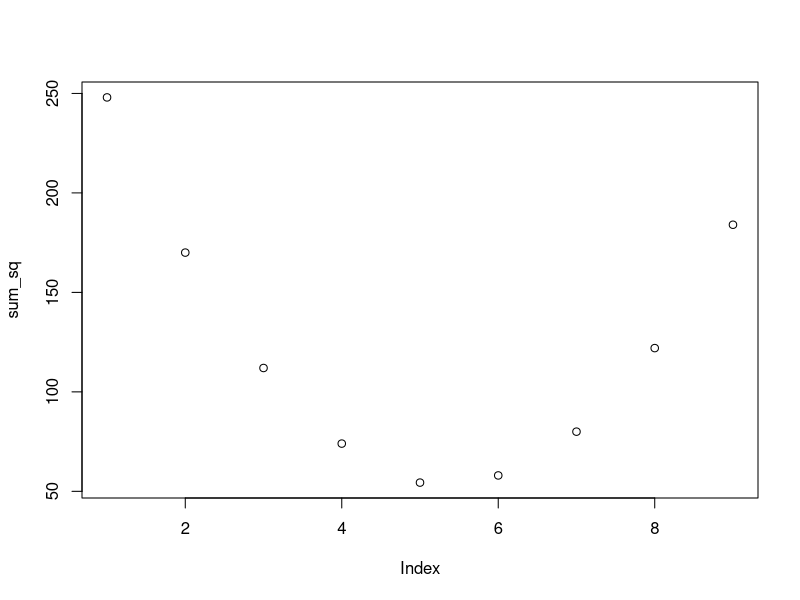
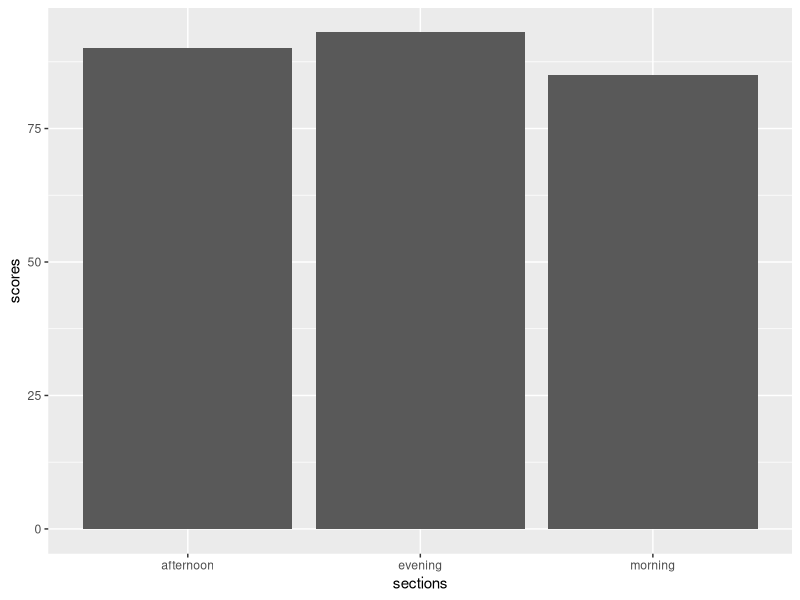

Here is the R script that generated these plots, in order:
## ---- chunk 1
knitr::opts_chunk$set(echo = TRUE)
## ---- chunk 2

x <- c(7,4,8,5,4,6,7,1,9,3)
testingnums <- c(1,2,3,4,5.4,6,7,8,9)
mean(x)
x-mean(x)
round(sum(x-mean(x)))

sum_sq <- c()
for(i in 1:length((testingnums))) {
  sum_sq[i] <- sum((x-testingnums[i])^2)
}

sum_sq
plot(sum_sq)
# 75% used previous work as notes
## ---- chunk 3
#y <- c(1,5,6,4,8,2,11,13,5)
#sort_y <- sort(y)
#L1 <- length(y)/2
#L2 <- (length(y)/2)+1

#(sort_y[L1]+sort_y[L2])/2

solvevariance <- function(y){
  sum((y-mean(y))^2)/(length(y)-1)
}
y <- c(1,5,6,4,8,2,11,13,5)
solvevariance(y)

var(y)
# 25% used previous work as notes
## ---- chunk 4
sections <- c("morning","afternoon","evening")
scores <- c(85,90,93)

mydata <- data.frame(sections,scores)

library(ggplot2)

ggplot(mydata, aes(x=sections, y=scores))+
  geom_bar(stat="identity")


#0% didn't understand dataframe
## ---- chunk 5


